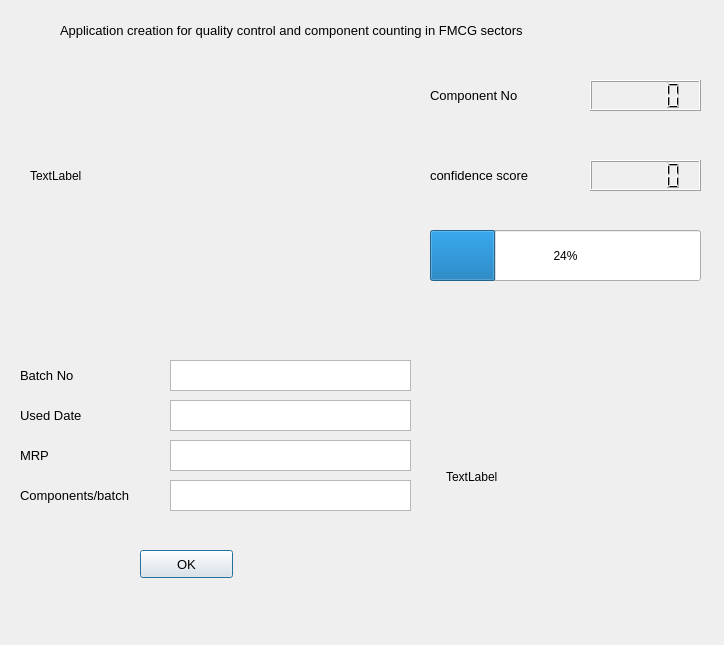
<?xml version="1.0" encoding="UTF-8"?>
<ui version="4.0">
 <class>application</class>
 <widget class="QDialog" name="application">
  <property name="geometry">
   <rect>
    <x>0</x>
    <y>0</y>
    <width>724</width>
    <height>645</height>
   </rect>
  </property>
  <property name="windowTitle">
   <string/>
  </property>
  <widget class="QLabel" name="label">
   <property name="geometry">
    <rect>
     <x>60</x>
     <y>15</y>
     <width>671</width>
     <height>31</height>
    </rect>
   </property>
   <property name="font">
    <font>
     <pointsize>10</pointsize>
    </font>
   </property>
   <property name="text">
    <string>Application creation for quality control and component counting in FMCG sectors</string>
   </property>
  </widget>
  <widget class="QLabel" name="label_2">
   <property name="geometry">
    <rect>
     <x>20</x>
     <y>360</y>
     <width>81</width>
     <height>31</height>
    </rect>
   </property>
   <property name="font">
    <font>
     <pointsize>10</pointsize>
    </font>
   </property>
   <property name="text">
    <string>Batch No</string>
   </property>
  </widget>
  <widget class="QLabel" name="label_3">
   <property name="geometry">
    <rect>
     <x>20</x>
     <y>400</y>
     <width>81</width>
     <height>31</height>
    </rect>
   </property>
   <property name="font">
    <font>
     <pointsize>10</pointsize>
    </font>
   </property>
   <property name="text">
    <string>Used Date</string>
   </property>
  </widget>
  <widget class="QLabel" name="label_4">
   <property name="geometry">
    <rect>
     <x>20</x>
     <y>440</y>
     <width>81</width>
     <height>31</height>
    </rect>
   </property>
   <property name="font">
    <font>
     <pointsize>10</pointsize>
    </font>
   </property>
   <property name="text">
    <string>MRP</string>
   </property>
  </widget>
  <widget class="QTextEdit" name="textEdit">
   <property name="geometry">
    <rect>
     <x>170</x>
     <y>360</y>
     <width>241</width>
     <height>31</height>
    </rect>
   </property>
  </widget>
  <widget class="QTextEdit" name="textEdit_2">
   <property name="geometry">
    <rect>
     <x>170</x>
     <y>440</y>
     <width>241</width>
     <height>31</height>
    </rect>
   </property>
  </widget>
  <widget class="QTextEdit" name="textEdit_3">
   <property name="geometry">
    <rect>
     <x>170</x>
     <y>400</y>
     <width>241</width>
     <height>31</height>
    </rect>
   </property>
  </widget>
  <widget class="QLabel" name="label_5">
   <property name="geometry">
    <rect>
     <x>430</x>
     <y>80</y>
     <width>121</width>
     <height>31</height>
    </rect>
   </property>
   <property name="font">
    <font>
     <pointsize>10</pointsize>
    </font>
   </property>
   <property name="text">
    <string>Component No</string>
   </property>
  </widget>
  <widget class="QLCDNumber" name="lcdNumber">
   <property name="geometry">
    <rect>
     <x>590</x>
     <y>80</y>
     <width>111</width>
     <height>31</height>
    </rect>
   </property>
  </widget>
  <widget class="QLabel" name="label_7">
   <property name="geometry">
    <rect>
     <x>430</x>
     <y>160</y>
     <width>151</width>
     <height>31</height>
    </rect>
   </property>
   <property name="font">
    <font>
     <pointsize>10</pointsize>
    </font>
   </property>
   <property name="text">
    <string>confidence score</string>
   </property>
  </widget>
  <widget class="QLCDNumber" name="lcdNumber_2">
   <property name="geometry">
    <rect>
     <x>590</x>
     <y>160</y>
     <width>111</width>
     <height>31</height>
    </rect>
   </property>
  </widget>
  <widget class="QLabel" name="label_6">
   <property name="geometry">
    <rect>
     <x>20</x>
     <y>480</y>
     <width>151</width>
     <height>31</height>
    </rect>
   </property>
   <property name="font">
    <font>
     <pointsize>10</pointsize>
    </font>
   </property>
   <property name="text">
    <string>Components/batch</string>
   </property>
  </widget>
  <widget class="QTextEdit" name="textEdit_4">
   <property name="geometry">
    <rect>
     <x>170</x>
     <y>480</y>
     <width>241</width>
     <height>31</height>
    </rect>
   </property>
  </widget>
  <widget class="QProgressBar" name="progressBar">
   <property name="geometry">
    <rect>
     <x>430</x>
     <y>230</y>
     <width>271</width>
     <height>51</height>
    </rect>
   </property>
   <property name="value">
    <number>24</number>
   </property>
  </widget>
  <widget class="QPushButton" name="pushButton">
   <property name="geometry">
    <rect>
     <x>140</x>
     <y>550</y>
     <width>93</width>
     <height>28</height>
    </rect>
   </property>
   <property name="font">
    <font>
     <pointsize>10</pointsize>
    </font>
   </property>
   <property name="text">
    <string>OK</string>
   </property>
  </widget>
  <widget class="QLabel" name="label_8">
   <property name="geometry">
    <rect>
     <x>30</x>
     <y>70</y>
     <width>381</width>
     <height>211</height>
    </rect>
   </property>
   <property name="text">
    <string>TextLabel</string>
   </property>
  </widget>
  <widget class="QLabel" name="label_9">
   <property name="geometry">
    <rect>
     <x>446</x>
     <y>346</y>
     <width>251</width>
     <height>261</height>
    </rect>
   </property>
   <property name="text">
    <string>TextLabel</string>
   </property>
  </widget>
 </widget>
 <resources/>
 <connections/>
</ui>
